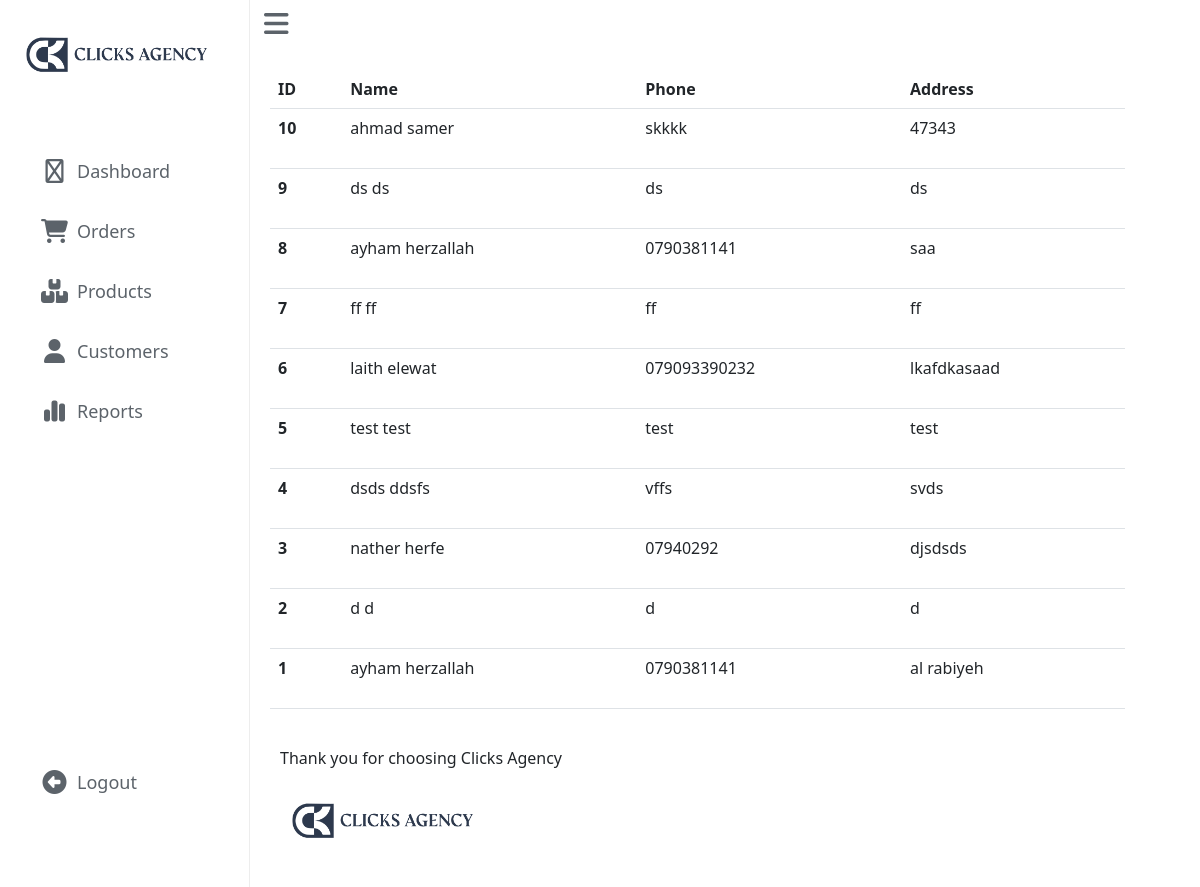
Screenshot of /dashboard/customers/ (signed in) with the database file from the repository.
### cart/models.py (models this page shows, shortened)
class customer(models.Model):
    name = models.CharField(max_length=255)
    phone = models.CharField(max_length=25)
    address = models.CharField(max_length=255)
    created_at = models.DateTimeField(auto_now_add=True)

### dashboard/views.py (the view)
# urls.py: path('customers/', views.customers, name='customers'),
@login_required
def customers(request):
    customers = models.customer.objects.all().order_by('-created_at')
    return render(request,'customers.html', {"customers": customers})

### templates/customers.html
{% extends 'layout/dashboard.html' %}
{% block content %}
    <div style="width: calc(100% - 95px)">
 <table style="margin-top: 70px; margin-left: 20px" class="table">
    <thead>
        <tr>
          <th scope="col">ID</th>
          <th scope="col">Name</th>
          <th scope="col">Phone</th>
          <th scope="col">Address</th>
        </tr>
    </thead>
    <tbody>
    {% for customer in customers %}
        <tr style="width: calc(100% - 250px); height: 60px">
            <th scope="row">{{ customer.id }}</th>
            <td>{{ customer.name}}</td>
            <td>{{ customer.phone }}</td>
            <td>{{ customer.address }}</td>
        </tr>
    {% endfor %}
    </tbody>
</table>
</div>
{% endblock %}

### home/static/css/dashboard.css (style rules this page uses)
body { min-height: 100vh; background-color: #ffffff; }

### rows the page displays
customer: id "10", name "ahmad samer", phone "skkkk", address "47343"
customer: id "9", name "ds ds", phone "ds", address "ds"
customer: id "8", name "ayham herzallah", phone "0790381141", address "saa"
customer: id "7", name "ff ff", phone "ff", address "ff"
customer: id "6", name "laith elewat", phone "079093390232", address "lkafdkasaad"
customer: id "5", name "test test", phone "test", address "test"
customer: id "4", name "dsds ddsfs", phone "vffs", address "svds"
customer: id "3", name "nather herfe", phone "07940292", address "djsdsds"
customer: id "2", name "d d", phone "d", address "d"
customer: id "1", name "ayham herzallah", phone "0790381141", address "al rabiyeh"
